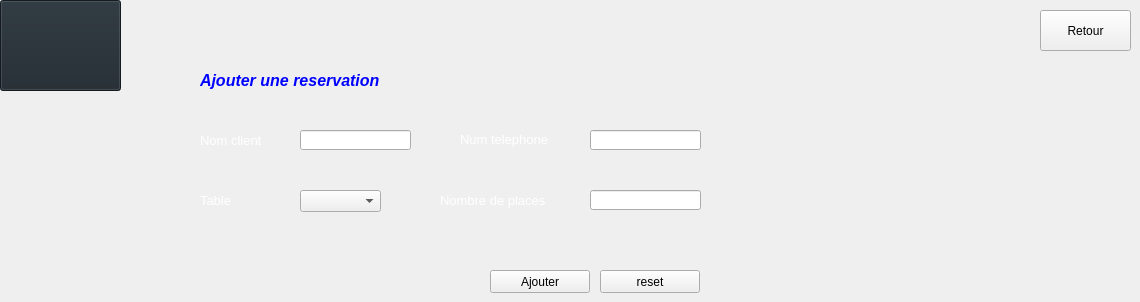
      <widget class="QWidget" name="Ajouter_2">
       <attribute name="title">
        <string>Ajouter</string>
       </attribute>
       <widget class="QLabel" name="label_22">
        <property name="enabled">
         <bool>true</bool>
        </property>
        <property name="geometry">
         <rect>
          <x>200</x>
          <y>60</y>
          <width>371</width>
          <height>41</height>
         </rect>
        </property>
        <property name="font">
         <font>
          <pointsize>22</pointsize>
         </font>
        </property>
        <property name="styleSheet">
         <string notr="true"/>
        </property>
        <property name="text">
         <string>&lt;html&gt;&lt;head/&gt;&lt;body&gt;&lt;p&gt;&lt;span style=&quot; font-size:12pt; font-weight:600; font-style:italic; color:#0000ff;&quot;&gt;Ajouter une reservation&lt;/span&gt;&lt;/p&gt;&lt;/body&gt;&lt;/html&gt;</string>
        </property>
        <property name="textFormat">
         <enum>Qt::RichText</enum>
        </property>
       </widget>
       <widget class="QLineEdit" name="nom">
        <property name="geometry">
         <rect>
          <x>300</x>
          <y>130</y>
          <width>111</width>
          <height>20</height>
         </rect>
        </property>
        <property name="styleSheet">
         <string notr="true"/>
        </property>
       </widget>
       <widget class="QLineEdit" name="telephone">
        <property name="geometry">
         <rect>
          <x>590</x>
          <y>130</y>
          <width>111</width>
          <height>20</height>
         </rect>
        </property>
        <property name="styleSheet">
         <string notr="true"/>
        </property>
        <property name="text">
         <string/>
        </property>
       </widget>
       <widget class="QPushButton" name="reset_2_reservation">
        <property name="geometry">
         <rect>
          <x>600</x>
          <y>270</y>
          <width>100</width>
          <height>23</height>
         </rect>
        </property>
        <property name="styleSheet">
         <string notr="true"/>
        </property>
        <property name="text">
         <string>reset</string>
        </property>
        <property name="icon">
         <iconset resource="Ressources.qrc">
          <normaloff>:/new/images/images/reset.png</normaloff>:/new/images/images/reset.png</iconset>
        </property>
       </widget>
       <widget class="QLabel" name="label_23">
        <property name="geometry">
         <rect>
          <x>200</x>
          <y>130</y>
          <width>91</width>
          <height>21</height>
         </rect>
        </property>
        <property name="text">
         <string>&lt;html&gt;&lt;head/&gt;&lt;body&gt;&lt;p&gt;&lt;span style=&quot; font-size:10pt; color:#ffffff;&quot;&gt;Nom client&lt;/span&gt;&lt;/p&gt;&lt;/body&gt;&lt;/html&gt;</string>
        </property>
       </widget>
       <widget class="QPushButton" name="ajouter_reservation">
        <property name="geometry">
         <rect>
          <x>490</x>
          <y>270</y>
          <width>100</width>
          <height>23</height>
         </rect>
        </property>
        <property name="styleSheet">
         <string notr="true"/>
        </property>
        <property name="text">
         <string>Ajouter</string>
        </property>
        <property name="icon">
         <iconset resource="Ressources.qrc">
          <normaloff>:/new/images/images/add.png</normaloff>:/new/images/images/add.png</iconset>
        </property>
       </widget>
       <widget class="QLabel" name="label_25">
        <property name="geometry">
         <rect>
          <x>460</x>
          <y>130</y>
          <width>121</width>
          <height>20</height>
         </rect>
        </property>
        <property name="text">
         <string>&lt;html&gt;&lt;head/&gt;&lt;body&gt;&lt;p&gt;&lt;span style=&quot; font-size:10pt; color:#ffffff;&quot;&gt;Num telephone&lt;/span&gt;&lt;/p&gt;&lt;/body&gt;&lt;/html&gt;</string>
        </property>
       </widget>
       <widget class="QLabel" name="label_26">
        <property name="geometry">
         <rect>
          <x>200</x>
          <y>190</y>
          <width>71</width>
          <height>21</height>
         </rect>
        </property>
        <property name="text">
         <string>&lt;html&gt;&lt;head/&gt;&lt;body&gt;&lt;p&gt;&lt;span style=&quot; font-size:10pt; color:#ffffff;&quot;&gt;Table&lt;/span&gt;&lt;/p&gt;&lt;/body&gt;&lt;/html&gt;</string>
        </property>
       </widget>
       <widget class="QComboBox" name="tables">
        <property name="geometry">
         <rect>
          <x>300</x>
          <y>190</y>
          <width>81</width>
          <height>22</height>
         </rect>
        </property>
        <property name="styleSheet">
         <string notr="true"/>
        </property>
       </widget>
       <widget class="QLabel" name="table_msg">
        <property name="geometry">
         <rect>
          <x>210</x>
          <y>220</y>
          <width>241</width>
          <height>16</height>
         </rect>
        </property>
        <property name="text">
         <string/>
        </property>
       </widget>
       <widget class="QLineEdit" name="nombre">
        <property name="geometry">
         <rect>
          <x>590</x>
          <y>190</y>
          <width>111</width>
          <height>20</height>
         </rect>
        </property>
        <property name="styleSheet">
         <string notr="true"/>
        </property>
        <property name="text">
         <string/>
        </property>
       </widget>
       <widget class="QLabel" name="label_27">
        <property name="geometry">
         <rect>
          <x>440</x>
          <y>190</y>
          <width>151</width>
          <height>21</height>
         </rect>
        </property>
        <property name="text">
         <string>&lt;html&gt;&lt;head/&gt;&lt;body&gt;&lt;p&gt;&lt;span style=&quot; font-size:10pt; color:#ffffff;&quot;&gt;Nombre de places&lt;/span&gt;&lt;/p&gt;&lt;/body&gt;&lt;/html&gt;</string>
        </property>
       </widget>
       <widget class="QLabel" name="nom_msg">
        <property name="geometry">
         <rect>
          <x>200</x>
          <y>160</y>
          <width>241</width>
          <height>16</height>
         </rect>
        </property>
        <property name="text">
         <string/>
        </property>
       </widget>
       <widget class="QLabel" name="telephone_msg">
        <property name="geometry">
         <rect>
          <x>480</x>
          <y>150</y>
          <width>241</width>
          <height>16</height>
         </rect>
        </property>
        <property name="text">
         <string/>
        </property>
       </widget>
       <widget class="QLabel" name="nombre_places_msg">
        <property name="geometry">
         <rect>
          <x>480</x>
          <y>220</y>
          <width>241</width>
          <height>16</height>
         </rect>
        </property>
        <property name="text">
         <string/>
        </property>
       </widget>
       <widget class="QPushButton" name="retour_reservation">
        <property name="geometry">
         <rect>
          <x>1040</x>
          <y>10</y>
          <width>91</width>
          <height>41</height>
         </rect>
        </property>
        <property name="styleSheet">
         <string notr="true"/>
        </property>
        <property name="text">
         <string>Retour</string>
        </property>
        <property name="icon">
         <iconset resource="Ressources.qrc">
          <normaloff>:/new/images/images/return.png</normaloff>:/new/images/images/return.png</iconset>
        </property>
        <property name="iconSize">
         <size>
          <width>30</width>
          <height>30</height>
         </size>
        </property>
       </widget>
       <widget class="QPushButton" name="pushButton_17">
        <property name="geometry">
         <rect>
          <x>0</x>
          <y>0</y>
          <width>121</width>
          <height>91</height>
         </rect>
        </property>
        <property name="styleSheet">
         <string notr="true">QPushButton
{
 
    background-color: #1e272e;
    
    border-color: #1e272e;
   
}</string>
        </property>
        <property name="text">
         <string/>
        </property>
        <property name="icon">
         <iconset resource="Ressources.qrc">
          <normaloff>:/new/images/images/Image4.png</normaloff>:/new/images/images/Image4.png</iconset>
        </property>
        <property name="iconSize">
         <size>
          <width>80</width>
          <height>80</height>
         </size>
        </property>
       </widget>
      </widget>
